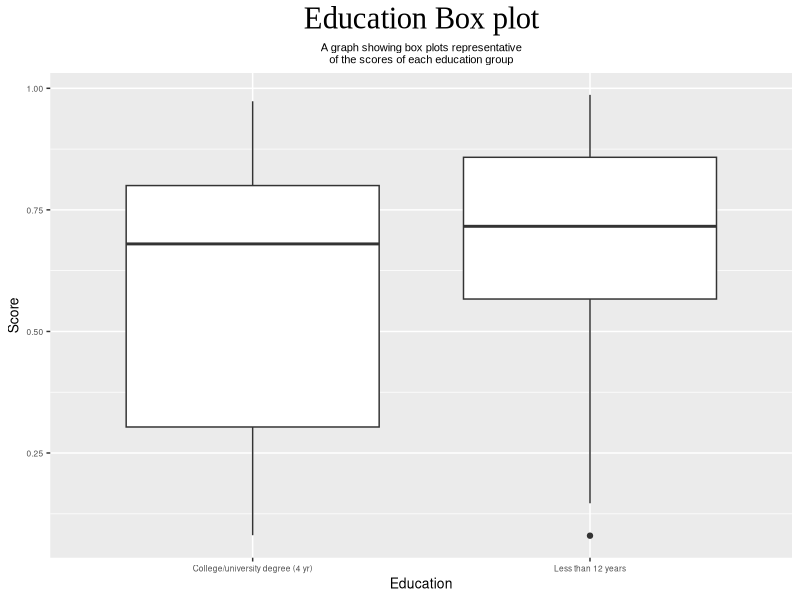
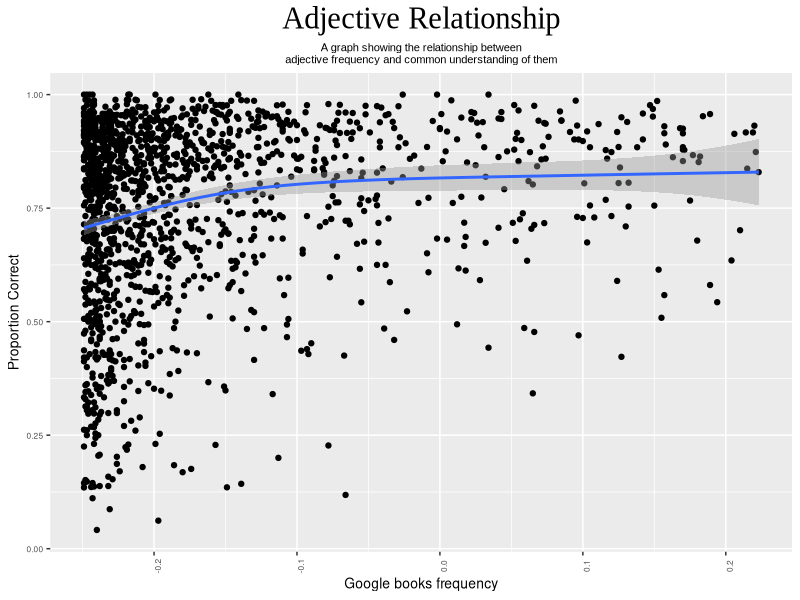

Generate these figures, in order, with R:
######################################
############## Part 1 ################
######################################

####### Question 2 #######

## First we load the tidyverse library
library(tidyverse)

## now we use read_delim to read the csv file
x = read_delim("test_results.csv", delim = ",")
filtered_x = filter(x, age != "18andUnder" & duration>180)

## we have or filtered list so it is time to take data from this list
filtered_count = nrow(filtered_x) # = 3178
## finding duplicates
duplicates = filtered_x %>%
    #count() counts the observations of each element in the specified column
    count(PID) %>%
    filter(n>1)
nrow(duplicates) # = 843



###################################
############ Part 2 ###############
###################################

########## Question 1 #############

## To compare the data of the 2 educational groups, we'll
## create a graph comparing their scores on a bar chart
further_filtered = filtered_x %>%
    filter(edu == "College/university degree (4 yr)" | edu == "Less than 12 years")


edugraph = further_filtered %>%
    ggplot(mapping = aes(x = edu, y = prop_correct)) +
    # to compare 2 discrete groups against each other based on continuous data, box plots are the best visualiser
    geom_boxplot() +
    labs(x = "Education", y = "Score", title = "Education Box plot", subtitle = "A graph showing box plots representative\nof the scores of each education group") +
    theme(plot.title = element_text(size=22, hjust=0.5, family = "Times New Roman"),
          plot.subtitle = element_text(size=8, hjust=0.5, family = "Arial"),
          axis.title = element_text(size=10),
          axis.text = element_text(size=6))

ggsave("ComparativeEducations.png", plot = edugraph)


############ Question 2 ##############

# using the whole filtered group found in Part 1, not the education groups in Part 2 question 1
duration_summary = filtered_x %>%
    # The IQR, mean, standard deviation are all essential for describing duration
    summarise(mean_duration = mean(duration),
              sd_duration = sd(duration),
              q1_duration = quantile(duration, probs=0.25),
              q2_duration = quantile(duration, probs=0.5),
              q3_duration = quantile(duration, probs=0.75),
              smallestval = min(duration),
              largestval = max(duration)
    )


###################################################
##################### Part 3 ######################
###################################################

######### Question 1 ###########

y = read_delim("tda_key.csv", delim = ",")
all_correct = filter(y, prop_item_correct == 1)


######## Question 2 (b) ########

# noValue = filter(y, gbooks_freq = NA)
# percentageNA = (count(noValue)/count(y))*100

noValue = filter(y, is.na(gbooks_freq))
intnoValue = nrow(noValue)
totalRows = nrow(y)
percentNA = (intnoValue/totalRows)*100

######### Question 3 ###########

adjectiveRelationship = y %>%
    # here we remove rows with no data
    drop_na(gbooks_freq) %>%
    # there are many outliers which made the original graph difficult to interpret,
    # so for this version I am going to view a large subset to get a better visual of the trend of data
    filter(gbooks_freq >= quantile(gbooks_freq, 0.1) & gbooks_freq <= quantile(gbooks_freq, 0.9)) %>%
    ggplot(mapping = aes(x = gbooks_freq, y = prop_item_correct)) +
    geom_point() +
    geom_smooth() +
    labs(x = "Google books frequency", y = "Proportion Correct", title = "Adjective Relationship", subtitle = "A graph showing the relationship between\nadjective frequency and common understanding of them") +
    theme(plot.title = element_text(size=22, hjust=0.5, family = "Times New Roman"),
          plot.subtitle = element_text(size=8, hjust=0.5, family = "Arial"),
          axis.title = element_text(size=10),
          axis.text = element_text(size=6),
          axis.text.x = element_text(angle=90))
ggsave("AdjectiveRelationship.png", plot = adjectiveRelationship)